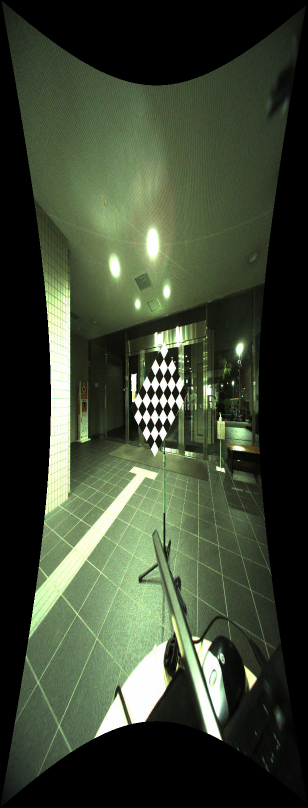
#> input picture stuff/scripts/img_frame.png, 616 x 1616 px, found by its file name (shown at 1/2 size); its folder holds only this picture in this run
$ python Manual_correspondences.py   (Python 2 division)
#> lines starting #> are read from the running program, lines starting #| are printed output that depends on the picture
import numpy as np
import matplotlib.pyplot as plt
import cv2
import matplotlib
from mpl_toolkits.mplot3d import proj3d
import os

# [320 lines left out: functions extract_points_2D, extract_points_3D, calibrate, project_point_cloud, not called in this run]

def undist():
    img_frame = '/home/eugen/catkin_ws/src/Camera_Lidar/scripts/img_frame.png'
    K = np.array([
        [484.130454, 0.000000, 457.177461],
        [0.000000, 484.452449, 364.861413],
        [0.000000, 0.000000, 1.000000]
    ])
    d = np.array([-0.199619, 0.068964, 0.003371, 0.000296, 0.000000])

    print('K:{}, d:{}'.format(np.shape(K),np.shape(d)))
    mtx, dist = K,d
    # Getting the new optimal camera matrix
    img = cv2.imread(img_frame)
#> img is the input picture: shape (1616, 616, 3); mean B, G, R 52.1, 71.1, 61.4
    h, w = img.shape[:2]
#> h = 1616; w = 616
    newcameramtx, roi = cv2.getOptimalNewCameraMatrix(mtx, dist, (w, h), 1,(w, h))
#> roi = (367, 26, 131, 975)


    # Method 1 to undistort the image
    dst = cv2.undistort(img, mtx, dist, None, newcameramtx)
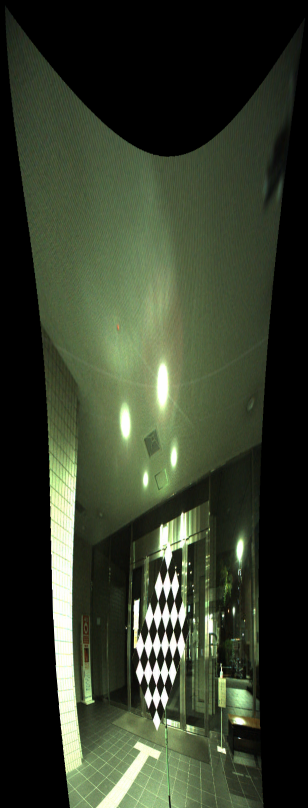
#> dst: shape (1616, 616, 3) (shown at 1/2 size); mean B, G, R 43.6, 61.4, 53.3
    # Method 2 to undistort the image
    mapx, mapy = cv2.initUndistortRectifyMap(mtx, dist, None, newcameramtx, (w, h), 5)
    dst = cv2.remap(img, mapx, mapy, cv2.INTER_LINEAR)

    # Undistorting
    #dst = cv2.undistort(img, mtx, dist, None, newcameramtx)

    # Cropping the image
    x, y, w, h = roi
#> x = 367; y = 26; w = 131; h = 975
    dst2 = dst[y:+y + h, x:x + w]
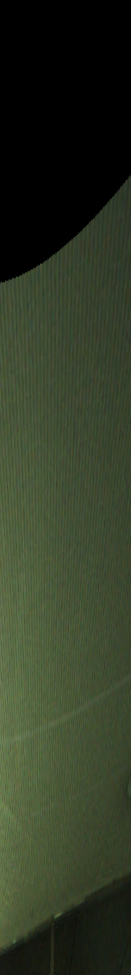
#> dst2: shape (975, 131, 3); mean B, G, R 37.4, 56.9, 48.2
    undistorted = dst
    cv2.imshow('img', img)
    cv2.imshow('undistorted', undistorted)
    cv2.imshow('dst2', dst2)
    cv2.waitKey(0)
    cv2.destroyAllWindows()

if __name__ == '__main__':
    '''calib = False

    img_frame = '/home/eugen/catkin_ws/src/Camera_Lidar/scripts/img_frame.png'
    pcl_frame = '/home/eugen/catkin_ws/src/Camera_Lidar/scripts/pcl_frame.csv'
    extract_points_3D(pcl_frame)
    if calib:
        #extract_points_2D(img_frame)
        #extract_points_3D(pcl_frame)
        calibrate() #check for R,t here
    else:
        project_point_cloud(pcl_frame,img_frame)'''

    undist()
